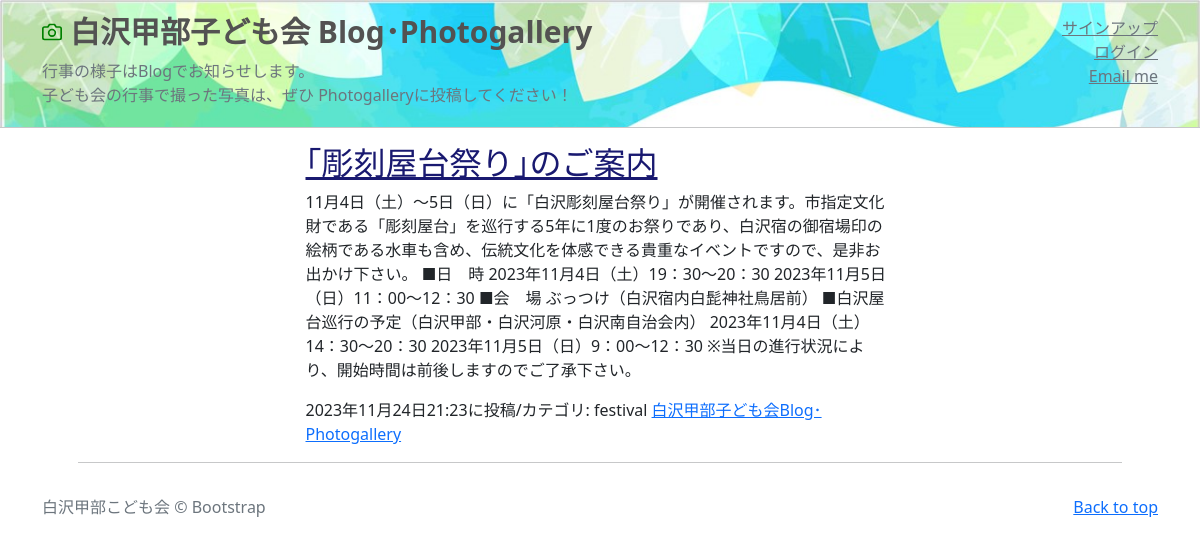
Page /blog-detail/2/ on the committed database.
### kouka2app/models.py (models this page shows, shortened)
class BlogPost(models.Model):
    CATEGORY = (('school','学校関連行事'),
                ('festival','お祭り'),
                ('ivent','イベント'),
                ('cleaning','清掃活動'),
                ('safety','安心・安全'),
                ('others','その他'))
    title = models.CharField(
        verbose_name='タイトル',    #フィールドのタイトル
        max_length=200
        )
    content = models.TextField(
        verbose_name='本文'
        )
    posted_at = models.DateTimeField(
        verbose_name='投稿日時',
        auto_now_add=True
        )
    category = models.CharField(
        verbose_name='カテゴリ', #フィールドのタイトル
        max_length=50,          #最大文字数は50
        choices=CATEGORY        #categoryフィールドにはCATEGORYの要素のみを登録
        )

### kouka2app/views.py (the view)
class BlogDetail(DetailView):
    template_name ='post.html'
    model = BlogPost

### kouka2app/templates/post.html (shortened to what this page needs)
{% extends 'base.html' %}
{% load static %}
        {% block contents %}
        <div class="container position-relative px-4 px-lg-5">
            <div class="row gx-4 gx-lg-5 justify-content-center">
                <div class="col-md-10 col-lg-8 col-xl-7">
                    <div class="post-heading">
                        <h2 style="color: #191970; text-decoration: underline;">{{object.title}}</h2>
                        <span class="meta">
                        <p>{{object.content}}</p>
                        {{object.posted_at}}に投稿/カテゴリ:
                        {{object.category}}</span>
                        <a href={% url 'kouka2app:index' %}>
                                白沢甲部子ども会Blog･Photogallery</a>
                    </div>
                </div>
            </div>
        <hr>
        {% endblock %}

### rows in the picture
BlogPost: title "｢彫刻屋台祭り｣のご案内", content "11月4日（土）～5日（日）に「白沢彫刻屋台祭り」が開催されます。市指定文化財である「彫刻屋台」を巡行する5年に1度のお祭りであり、白沢宿の御宿場印の絵柄である水車も含め、伝統文化を体感できる貴重なイベントですので、是非お出かけ下さい。 ■日 時 2023年11月4日（土）19：30～20：30 2023年11月5日（日）11：00～12：30 ■会 場 ぶっつけ（白沢宿内白髭神社鳥居前） ■白沢屋台巡行の予定（白沢甲部・白沢河原・白沢南自治会内） 2023年11月4日（土）14：30～20：30 2023年11月5日（日）9：00～12：30 ※当日の進行状況により、開始時間は前後しますのでご了承下さい。", posted_at "2023年11月24日21:23", category "festival"
